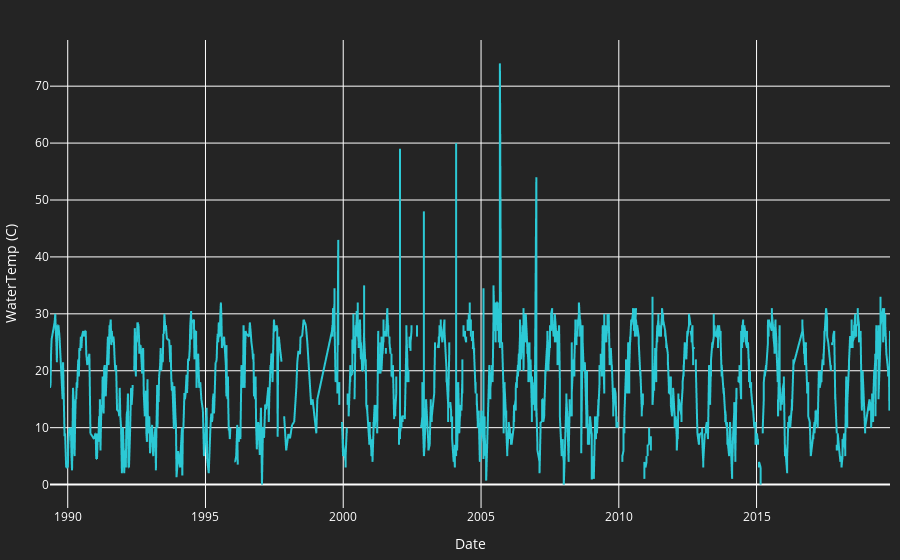
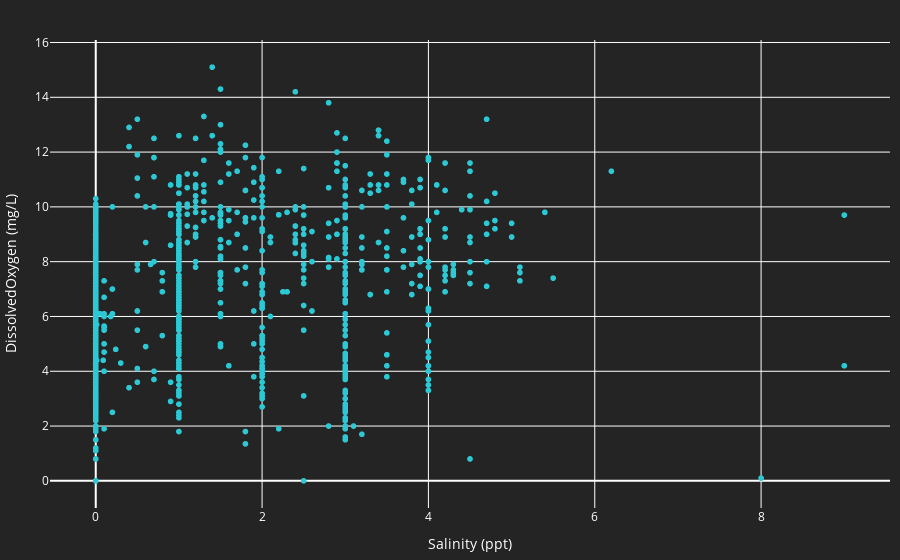
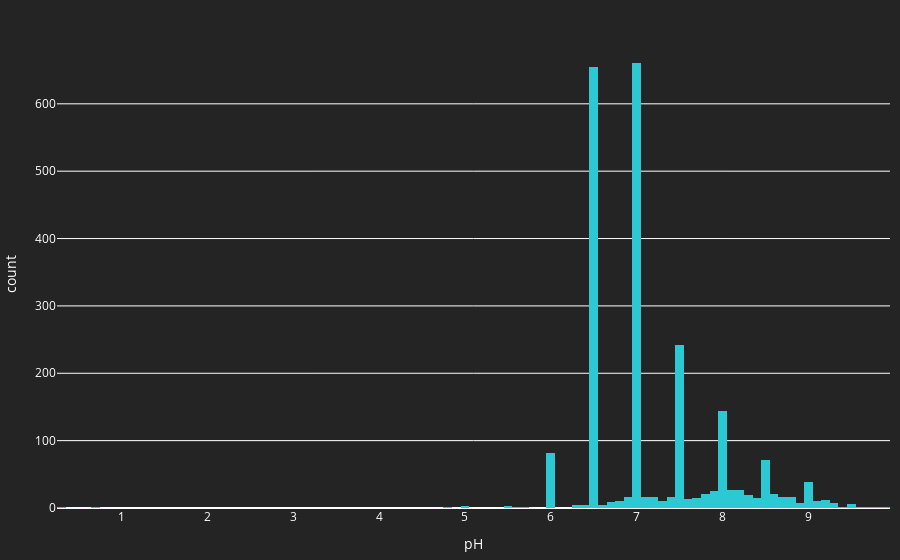
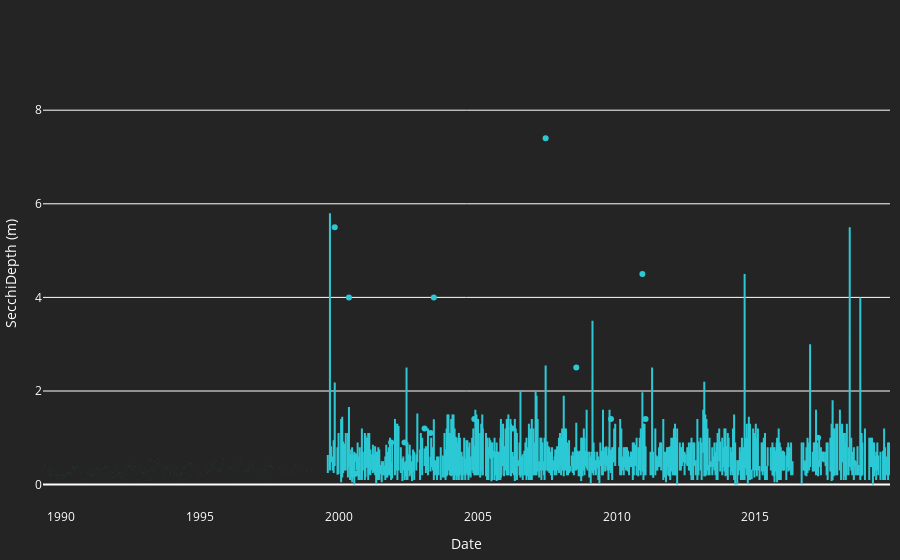

The notebook cell these images were saved under, in order:
### Markdown cell above
6º passo separar o dicionario e a lista para transforma-la de string para os seus respectivos tipos.                                                                Criar um dicionario para transformar o tipo de gráfico no padrão aceito peolo px.                                                                                  Criar e plotar cada um dos graficos sugeridos com a sua respectiva descrição.

### Code cell
import ast
import re 
matches = re.findall(r'{.*}', dicionario)

lista = lista.replace("\n", "") 
pattern = r'\[([^\]]+)\]'  
matches2 = [match.group(1) for match in re.finditer(pattern, lista)]
matches2=matches2[0].replace('",', "/") 
matches2=matches2.replace('"', "") 
matches2=matches2.split('/')


graph_types = {
    'linha': px.line,
    'barra': px.bar,
    'scatter': px.scatter,
    'histograma': px.histogram,
    'box': px.box,
    'violin': px.violin,
    'area': px.area,
    'pie': px.pie,
    'density_mapbox': px.density_mapbox,
    'choropleth_mapbox': px.choropleth_mapbox,
    'scatter_mapbox': px.scatter_mapbox,
    'line_mapbox': px.line_mapbox
}

for i in range(len(matches)):
    
    dict_from_string = ast.literal_eval(matches[i])
    display(dict_from_string)
    graph_func = graph_types.get(dict_from_string['tipo_de_grafico'])
    if graph_func:
        fig = graph_func(df, x=dict_from_string['coluna_x'], y=dict_from_string['coluna_y'],color_discrete_sequence=['#2CC9D5'])
        
        fig.update_layout(
        paper_bgcolor="#242424",
        plot_bgcolor="#242424",
        autosize=True,
        title_font=dict(color='white'),
        xaxis=dict(color='white'),
        yaxis=dict(color='white'),
        legend=dict(bgcolor='rgba(0,0,0,0)', bordercolor='rgba(0,0,0,0)', font=dict(color='white')),
        margin=dict(l=10, r=10, b=10, t=40)
        )
        fig.show()
        display(matches2[i])
    else:
        print(f"Unsupported graph type: {dict_from_string['tipo_de_grafico']}")

### Figure 1 — Plotly figure (JSON) as saved in the notebook; plotly's stock layout.template omitted (floating-point values rounded to 4 significant figures; data arrays with more than 128 entries replaced by an {"elided": "..."} marker saying what was removed)
{"data": [{"hovertemplate": "Date=%{x}<br>WaterTemp (C)=%{y}<extra></extra>", "legendgroup": "", "line": {"color": "#2CC9D5", "dash": "solid"}, "marker": {"symbol": "circle"}, "mode": "lines", "name": "", "showlegend": false, "type": "scattergl", "x": {"elided": "2371 str values"}, "xaxis": "x", "y": {"elided": "2371 float values"}, "yaxis": "y"}], "layout": {"autosize": true, "legend": {"bgcolor": "rgba(0,0,0,0)", "bordercolor": "rgba(0,0,0,0)", "font": {"color": "white"}, "tracegroupgap": 0}, "margin": {"b": 10, "l": 10, "r": 10, "t": 40}, "paper_bgcolor": "#242424", "plot_bgcolor": "#242424", "title": {"font": {"color": "white"}}, "xaxis": {"anchor": "y", "color": "white", "domain": [0, 1], "title": {"text": "Date"}}, "yaxis": {"anchor": "x", "color": "white", "domain": [0, 1], "title": {"text": "WaterTemp (C)"}}}}

### Figure 2 — Plotly figure (JSON) as saved in the notebook; plotly's stock layout.template omitted (floating-point values rounded to 4 significant figures; data arrays with more than 128 entries replaced by an {"elided": "..."} marker saying what was removed)
{"data": [{"hovertemplate": "Salinity (ppt)=%{x}<br>DissolvedOxygen (mg/L)=%{y}<extra></extra>", "legendgroup": "", "marker": {"color": "#2CC9D5", "symbol": "circle"}, "mode": "markers", "name": "", "showlegend": false, "type": "scattergl", "x": {"elided": "2371 float values"}, "xaxis": "x", "y": {"elided": "2371 float values"}, "yaxis": "y"}], "layout": {"autosize": true, "legend": {"bgcolor": "rgba(0,0,0,0)", "bordercolor": "rgba(0,0,0,0)", "font": {"color": "white"}, "tracegroupgap": 0}, "margin": {"b": 10, "l": 10, "r": 10, "t": 40}, "paper_bgcolor": "#242424", "plot_bgcolor": "#242424", "title": {"font": {"color": "white"}}, "xaxis": {"anchor": "y", "color": "white", "domain": [0, 1], "title": {"text": "Salinity (ppt)"}}, "yaxis": {"anchor": "x", "color": "white", "domain": [0, 1], "title": {"text": "DissolvedOxygen (mg/L)"}}}}

### Figure 3 — Plotly figure (JSON) as saved in the notebook; plotly's stock layout.template omitted (floating-point values rounded to 4 significant figures; data arrays with more than 128 entries replaced by an {"elided": "..."} marker saying what was removed)
{"data": [{"alignmentgroup": "True", "bingroup": "x", "hovertemplate": "pH=%{x}<br>count=%{y}<extra></extra>", "legendgroup": "", "marker": {"color": "#2CC9D5", "pattern": {"shape": ""}}, "name": "", "offsetgroup": "", "orientation": "v", "showlegend": false, "type": "histogram", "x": {"elided": "2371 float values"}, "xaxis": "x", "yaxis": "y"}], "layout": {"autosize": true, "barmode": "relative", "legend": {"bgcolor": "rgba(0,0,0,0)", "bordercolor": "rgba(0,0,0,0)", "font": {"color": "white"}, "tracegroupgap": 0}, "margin": {"b": 10, "l": 10, "r": 10, "t": 40}, "paper_bgcolor": "#242424", "plot_bgcolor": "#242424", "title": {"font": {"color": "white"}}, "xaxis": {"anchor": "y", "color": "white", "domain": [0, 1], "title": {"text": "pH"}}, "yaxis": {"anchor": "x", "color": "white", "domain": [0, 1], "title": {"text": "count"}}}}

### Figure 4 — Plotly figure (JSON) as saved in the notebook; plotly's stock layout.template omitted (floating-point values rounded to 4 significant figures; data arrays with more than 128 entries replaced by an {"elided": "..."} marker saying what was removed)
{"data": [{"alignmentgroup": "True", "hovertemplate": "Date=%{x}<br>SecchiDepth (m)=%{y}<extra></extra>", "legendgroup": "", "marker": {"color": "#2CC9D5"}, "name": "", "notched": false, "offsetgroup": "", "orientation": "v", "showlegend": false, "type": "box", "x": {"elided": "2371 str values"}, "x0": " ", "xaxis": "x", "y": {"elided": "2371 float values"}, "y0": " ", "yaxis": "y"}], "layout": {"autosize": true, "boxmode": "group", "legend": {"bgcolor": "rgba(0,0,0,0)", "bordercolor": "rgba(0,0,0,0)", "font": {"color": "white"}, "tracegroupgap": 0}, "margin": {"b": 10, "l": 10, "r": 10, "t": 40}, "paper_bgcolor": "#242424", "plot_bgcolor": "#242424", "title": {"font": {"color": "white"}}, "xaxis": {"anchor": "y", "color": "white", "domain": [0, 1], "title": {"text": "Date"}}, "yaxis": {"anchor": "x", "color": "white", "domain": [0, 1], "title": {"text": "SecchiDepth (m)"}}}}
